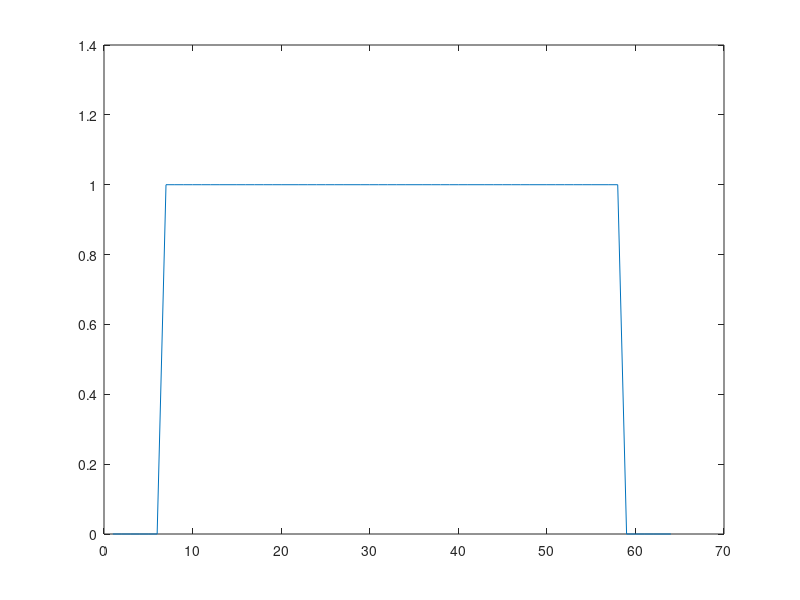

MATLAB code to generate this figure:
clear;
fs = 2e6;
sc = 52; % number of sub carriers

data1 = randi([0,3],1,52);
data1(1) = 0;   % pilots
data1(18) = 1;
data1(35) = 2;
data1(52) = 3;

zero = zeros(1,6);
data1_mod = pskmod(data1,4); % qpsk demod
data1_pad = [zero data1_mod zero];  % pad zeros
data1_shift = fftshift(data1_pad);  % fft shift

freq_shift = 2;
data1_shift2 = circshift(data1_shift,freq_shift);

data1_ifft = ifft(data1_shift2);     % ifft
pre = data1_ifft(end-7:end);
data1_pre = [pre data1_ifft];

t = 0:1/fs:(length(data1_pre)-1)/fs;

signal_cut = data1_pre(9:end);
signal_fft = fft(signal_cut);
signal_shift = fftshift(signal_fft);
plot(abs(signal_shift));
pause

a = xcorr(data1_pad,signal_shift);
[m,index] = max(a);

shift = length(data1_pad) - index;
signal_recover = circshift(signal_shift,0-shift);
plot(abs(signal_recover));
pause

signal_fix = signal_recover(7:end-6);
signal_dem1 = pskdemod(signal_fix,4);

display((data1==signal_dem1));